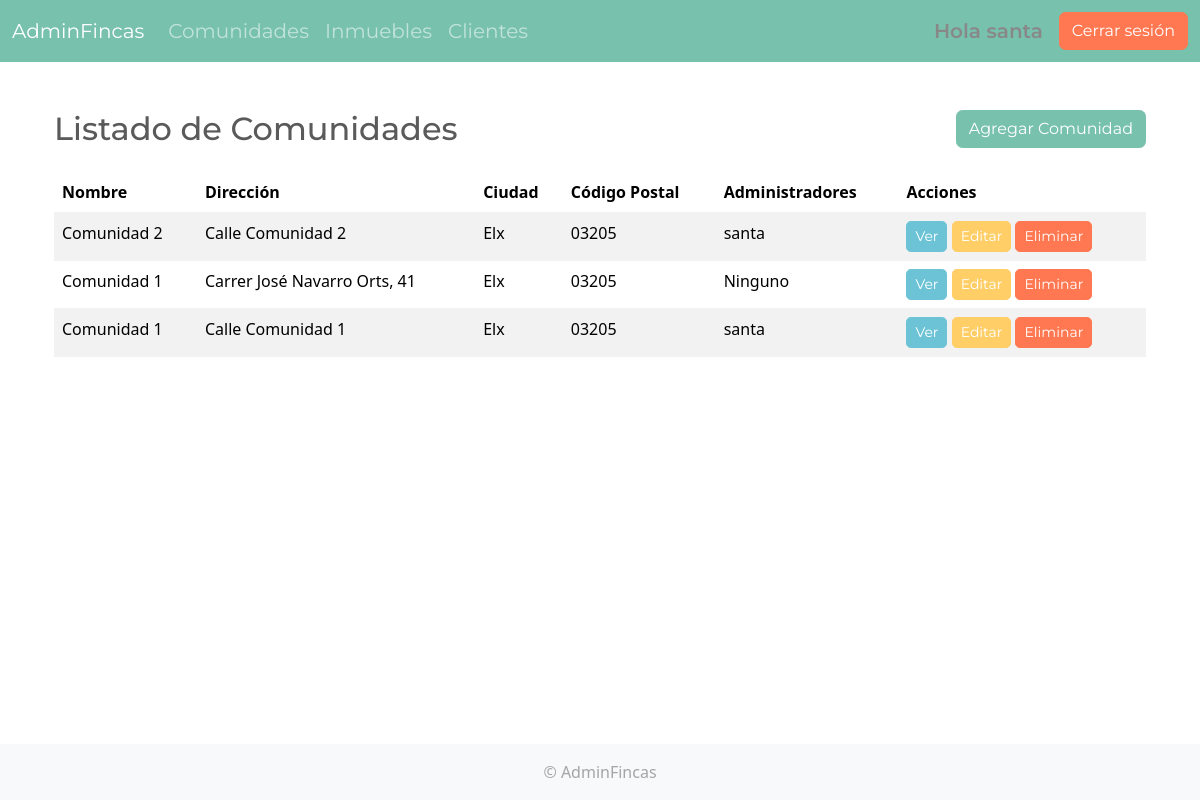
/comunidades/ (signed in), run on the app's committed database.
### users/models.py (models this page shows, shortened)
class Usuario(AbstractBaseUser, PermissionsMixin):
    TIPO_USUARIO_CHOICES = (
        ('CLIENTE', 'Cliente'),
        ('ADMIN', 'Administrador'),
    )
    username = models.CharField(max_length=150, unique=True, blank=True, null=True)
    email = models.EmailField(unique=True)
    nombre = models.CharField(max_length=100)
    telefono = models.CharField(max_length=20, blank=True)
    is_active = models.BooleanField(default=True)
    tipo_usuario = models.CharField(max_length=10, choices=TIPO_USUARIO_CHOICES, default='CLIENTE')
    is_staff = models.BooleanField(default=False)
    is_superuser = models.BooleanField(default=False)
    objects = UsuarioManager()
    USERNAME_FIELD = 'email'
    REQUIRED_FIELDS = ['nombre']
    @property
    def is_administrador(self):
        return self.tipo_usuario == 'ADMIN'

### core/models.py (models this page shows, shortened)
class Comunidad(models.Model):
    nombre = models.CharField(max_length=255)
    direccion = models.CharField(max_length=255)
    ciudad = models.CharField(max_length=100)
    codigo_postal = models.CharField(max_length=5)
    administradores = models.ManyToManyField(
        Usuario,
        related_name='comunidades_llevadas', # Nombre inverso para acceder desde Usuario
        blank=True,
        limit_choices_to={'tipo_usuario': 'ADMIN'} # Opcional: Solo permite seleccionar usuarios de tipo 'ADMIN'
    )
    class Meta:
        verbose_name_plural = "Comunidades"

### core/views.py (the view)
# urls.py: path('comunidades/', ComunidadListView.as_view(), name='comunidad_list'),
class ComunidadListView(LoginRequiredMixin, ListView):
    model = Comunidad
    template_name = 'proyecto/comunidad_list.html'
    context_object_name = 'comunidades'
    login_url = reverse_lazy('login')
    def get_queryset(self):
        queryset = super().get_queryset()
        if self.request.user.is_authenticated and self.request.user.is_administrador:
            return queryset
        elif self.request.user.is_authenticated and self.request.user.tipo_usuario == 'CLIENTE':
            comunidad_ids_del_cliente = Inmueble.objects.filter(
                propietarios=self.request.user
            ).values_list('comunidad__id', flat=True).distinct()
            return queryset.filter(id__in=comunidad_ids_del_cliente)
        return Comunidad.objects.none()

### templates/proyecto/comunidad_list.html (shortened to what this page needs)
{% extends "proyecto/base.html" %}
{% block content %}
    <div class="container mt-4">
        <div class="d-flex justify-content-between align-items-center mb-4">
            <h2 class="mb-0">Listado de Comunidades</h2>
            {% if user.is_authenticated and user.is_administrador %}
                <a href="{% url 'comunidad_create' %}" class="btn btn-primary">
                    Agregar Comunidad
                </a>
            {% endif %}
        </div>
        <div class="table-responsive">
            <table class="table table-striped table-hover">
                <thead class="bg-primary text-white">
                    <tr>
                        <th scope="col">Nombre</th>
                        <th scope="col">Dirección</th>
                        <th scope="col">Ciudad</th>
                        <th scope="col">Código Postal</th>
                        <th scope="col">Administradores</th>
                        <th scope="col">Acciones</th>
                    </tr>
                </thead>
                <tbody>
                    {% for comunidad in comunidades %}
                    <tr>
                        <td>{{ comunidad.nombre }}</td>
                        <td>{{ comunidad.direccion }}</td>
                        <td>{{ comunidad.ciudad }}</td>
                        <td>{{ comunidad.codigo_postal }}</td>
                        <td>
                            {% for admin in comunidad.administradores.all %}
                                {{ admin.nombre }}{% if not forloop.last %}, {% endif %}
                            {% empty %}
                                Ninguno
                            {% endfor %}
                        </td>
                        <td>
                            {% if user.is_authenticated %}
                                <a href="{% url 'comunidad_detail' comunidad.pk %}" class="btn btn-info btn-sm">Ver</a>
                            {% if user.is_administrador %}
                                <a href="{% url 'comunidad_update' comunidad.pk %}" class="btn btn-warning btn-sm">Editar</a>
                                <a href="{% url 'comunidad_delete' comunidad.pk %}" class="btn btn-danger btn-sm">Eliminar</a>
                            {% endif %}
                            {% else %}
                                No autorizado
                            {% endif %}
                        </td>
                    </tr>
                    {% empty %}
                    <tr>
                        <td colspan="6" class="text-center">No hay comunidades registradas aún.</td>
                    </tr>
                    {% endfor %}
                </tbody>
            </table>
        </div>
    </div>
{% endblock %}

### templates/proyecto/header.html (shortened to what this page needs)
<div class="container-fluid">
            <a class="navbar-brand" href="{% url 'home' %}">AdminFincas</a>
            <div class="collapse navbar-collapse" id="navbarNav">
                <ul class="navbar-nav me-auto mb-2 mb-lg-0">
                    {% if user.is_authenticated %}
                    <li class="nav-item">
                        <a class="nav-link fs-5" href="{% url 'comunidad_list' %}">Comunidades</a>
                    </li>
                    <li class="nav-item">
                        <a class="nav-link fs-5" href="{% url 'inmueble_list' %}">Inmuebles</a>
                    </li>
                    {% if user.is_administrador %}
                    <li class="nav-item">
                        <a class="nav-link fs-5" href="{% url 'usuario_list' %}">Clientes</a>
                    </li>
                    {% endif %}
                    {% endif %}
                </ul>
                <div class="">
                    <ul class="navbar-nav">
                        {% if user.is_authenticated %}
                            <div class="d-flex align-items-center ms-auto">
                                <span class="me-3 fw-semibold fs-5">Hola {{ user.nombre }}</span>
                                <form method="post" action="{% url 'logout' %}">
                                    <button type="submit" class="btn btn-danger">Cerrar sesión</button>
                                </form>
                            </div>
                        {% else %}
                            <div class="d-flex align-items-center ms-auto">
                                <a class="btn btn-light btn-outline-primary me-2" href="{% url 'login' %}">Iniciar sesión</a>
                                <a class="btn btn-dark btn-outline-success" href="{% url 'register' %}">Registrarse</a>
                            </div>
                        {% endif %}
                    </ul>
                </div>
            </div>
        </div>

### data on the page
Usuario: nombre "santa"
Comunidad: nombre "Comunidad 2", direccion "Calle Comunidad 2", ciudad "Elx", codigo_postal "03205"
Comunidad: nombre "Comunidad 1", direccion "Carrer José Navarro Orts, 41", ciudad "Elx", codigo_postal "03205"
Comunidad: nombre "Comunidad 1", direccion "Calle Comunidad 1", ciudad "Elx", codigo_postal "03205"
